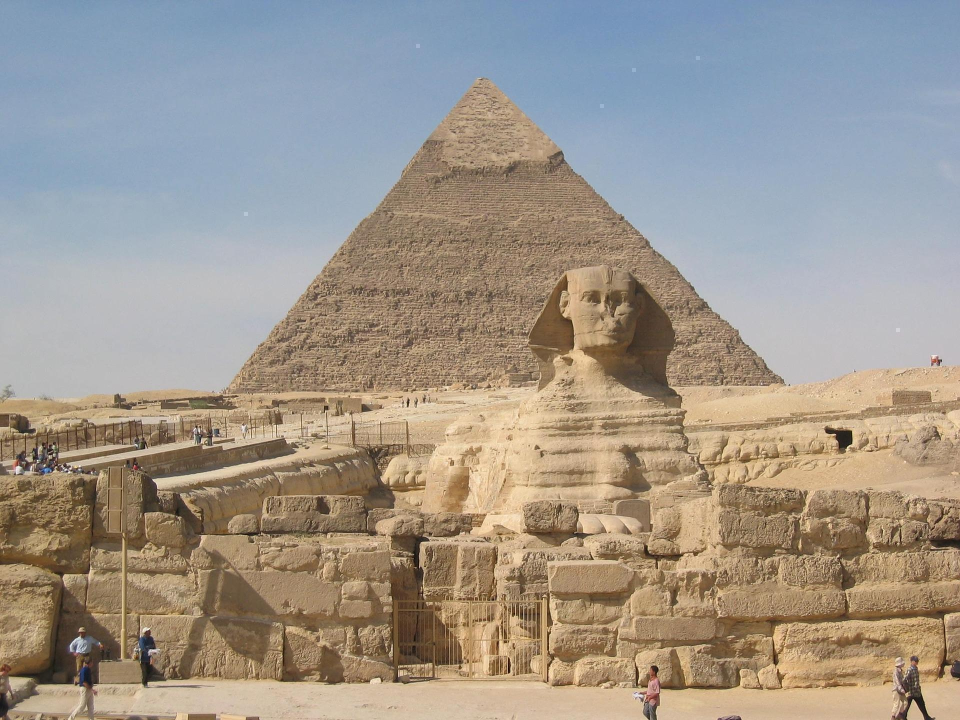
#> input picture hw17.jpg, 1920 x 1440 px (shown at 1/2 size)
$ python hw18.py
#> lines starting #> are read from the running program, lines starting #| are printed output that depends on the picture
#!/usr/bin/python3

from PIL import Image
sizes = [(90, 90), (130, 130), (200, 200), (250, 250)]
files = ['hw17.jpg', 'hw18_1.jpg', 'hw18_2.jpg', 'hw18_3.jpg']
new_names = []


def image_resize(big_image, photo_size):
#> called with big_image = 'hw17.jpg', photo_size = (90, 90)
    try:
        with Image.open(big_image) as im:
#> im is the input picture: PIL image 1920x1440 RGB; mean R, G, B 159.3, 150.9, 140.7
            im.thumbnail(photo_size)
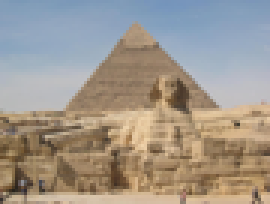
#> im: PIL image 90x68 RGB (shown 3 times larger); mean R, G, B 159.3, 150.9, 140.7
            photo_size = list(map(str, photo_size))
            new_names.append(f"{big_image.split('.')[0] + '_' + '_'.join(photo_size)}.jpg")
            im.save(f"{big_image.split('.')[0] + '_' + '_'.join(photo_size)}.jpg")
    except Exception as e:
        print("Error" + str(e))


# меняем размер фотографий files на размер sizes
for image, size in zip(files, sizes):
    image_resize(image, size)
#> pass 2 of the loop `for image, size in zip(files, sizes):`:
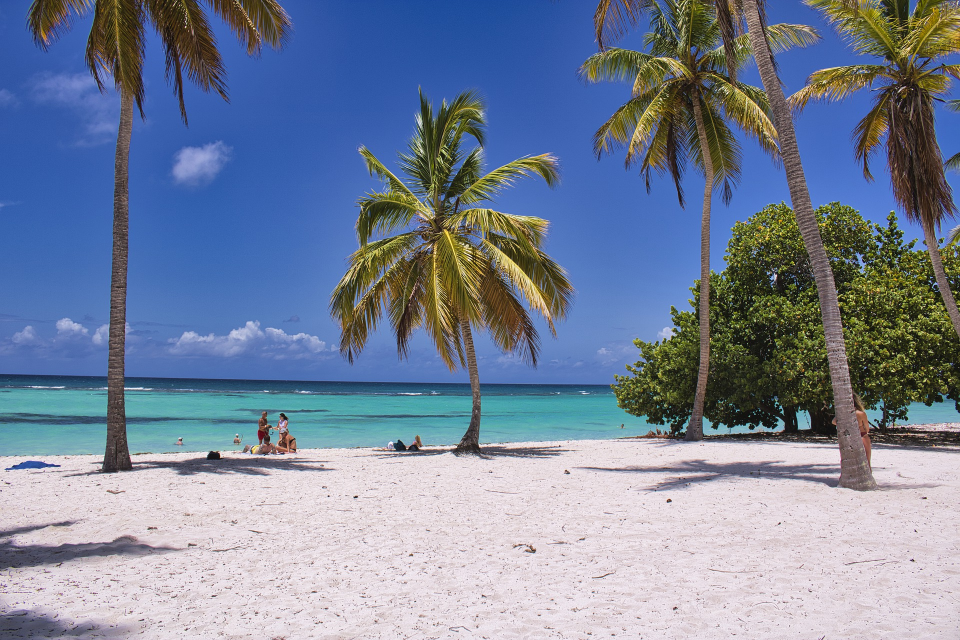
#> input picture hw18_1.jpg, 1920 x 1280 px (shown at 1/2 size)
#> in image_resize, im is the input picture: PIL image 1920x1280 RGB; mean R, G, B 119.2, 131.7, 154.6
#> in image_resize (call 2), `im.thumbnail(photo_size)`:
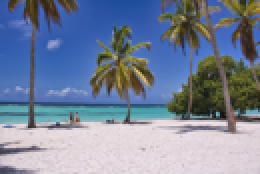
#> im: PIL image 130x87 RGB (shown 2 times larger); mean R, G, B 119.2, 131.7, 154.6
#> pass 3 of the loop `for image, size in zip(files, sizes):`:
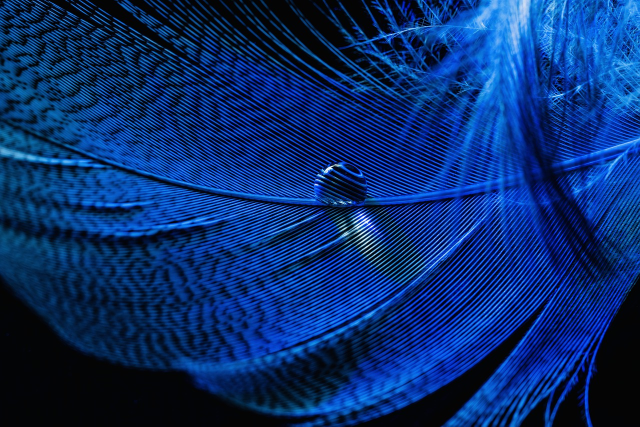
#> input picture hw18_2.jpg, 1280 x 853 px (shown at 1/2 size)
#> in image_resize, im is the input picture: PIL image 1280x853 RGB; mean R, G, B 8.3, 45.2, 110.4
#> in image_resize (call 3), `im.thumbnail(photo_size)`:
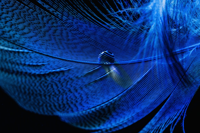
#> im: PIL image 200x133 RGB; mean R, G, B 8.2, 45.1, 110.3
#> the loop made 4 passes; the first 3 are shown


# Вывод на печать
for new, old in zip(new_names, files):
    # print(new, old)
    with Image.open(old) as old_photo:
        print(f"Старый размер фото {old}: {old_photo.size}")
#| Старый размер фото hw17.jpg: (1920, 1440)
    with Image.open(new) as new_photo:
        print(f"Новый размер фото {new}: {new_photo.size}")
#| Новый размер фото hw17_90_90.jpg: (90, 68)
#> pass 2 of the loop `for new, old in zip(new_names, files):`:
#| Старый размер фото hw18_1.jpg: (1920, 1280)
#> `with Image.open(new) as new_photo:`:
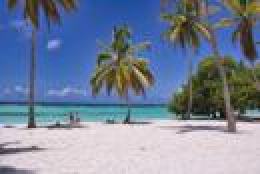
#> new_photo: PIL image 130x87 RGB (shown 2 times larger); mean R, G, B 119.2, 131.6, 154.5
#| Новый размер фото hw18_1_130_130.jpg: (130, 87)
#> pass 3 of the loop `for new, old in zip(new_names, files):`:
#| Старый размер фото hw18_2.jpg: (1280, 853)
#> `with Image.open(new) as new_photo:`:
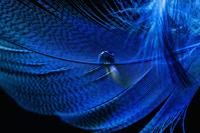
#> new_photo: PIL image 200x133 RGB; mean R, G, B 9.9, 45.1, 110.4
#| Новый размер фото hw18_2_200_200.jpg: (200, 133)
#> the loop made 4 passes; the first 3 are shown
